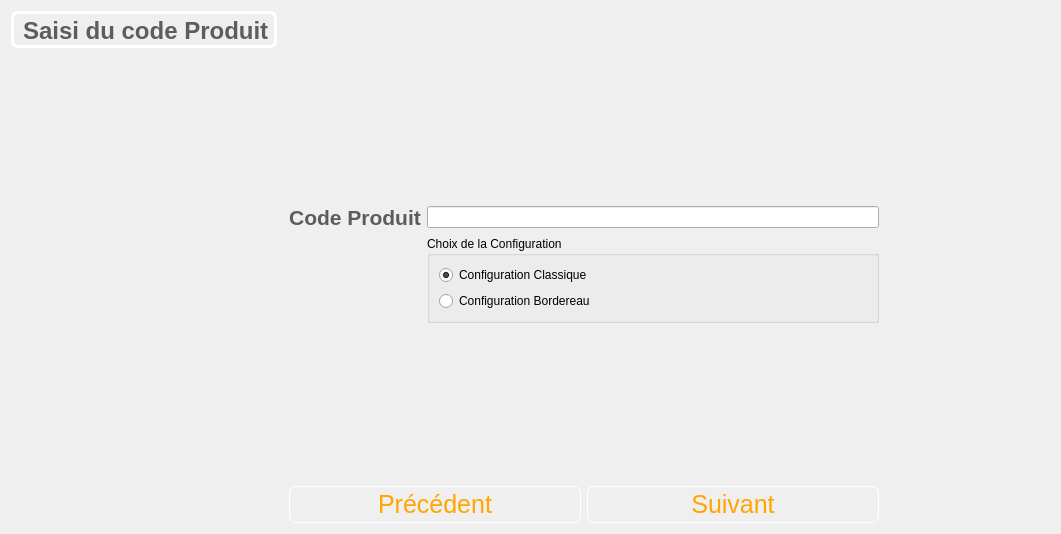
<?xml version="1.0" encoding="UTF-8"?>
<ui version="4.0">
 <class>SaisiCode</class>
 <widget class="QWidget" name="SaisiCode">
  <property name="geometry">
   <rect>
    <x>0</x>
    <y>0</y>
    <width>1061</width>
    <height>534</height>
   </rect>
  </property>
  <property name="windowTitle">
   <string>Form</string>
  </property>
  <property name="styleSheet">
   <string notr="true">#subTitle{
background-color: transparent;
border-width: 3px;
border-color: white;
border-style: solid;
border-radius: 7;
padding: 3px;
font-size: 15px;
padding-left: 5px;
padding-right: 5px;
min-width: 200px;
max-width: 250px;
min-height: 20px;
max-height: 25px;
}



QPushButton {
color: orange;
background-color: transparent;
border-width: 1px;
border-color: white;
border-style: solid;
border-radius: 7;
padding: 3px;
font-size: 25px;
padding-left: 5px;
padding-right: 5px;
min-width: 280px;
max-width: 350px;
min-height: 25px;
max-height: 35px;
}


</string>
  </property>
  <layout class="QGridLayout" name="gridLayout">
   <item row="1" column="0">
    <widget class="QLabel" name="subTitle">
     <property name="text">
      <string>&lt;html&gt;&lt;head/&gt;&lt;body&gt;&lt;p&gt;&lt;span style=&quot; font-size:18pt; font-weight:600; color:#5d5d5d;&quot;&gt;Saisi du code Produit&lt;/span&gt;&lt;/p&gt;&lt;/body&gt;&lt;/html&gt;</string>
     </property>
    </widget>
   </item>
   <item row="1" column="3">
    <spacer name="horizontalSpacer">
     <property name="orientation">
      <enum>Qt::Horizontal</enum>
     </property>
     <property name="sizeHint" stdset="0">
      <size>
       <width>40</width>
       <height>20</height>
      </size>
     </property>
    </spacer>
   </item>
   <item row="3" column="0" colspan="2">
    <spacer name="horizontalSpacer_3">
     <property name="orientation">
      <enum>Qt::Horizontal</enum>
     </property>
     <property name="sizeHint" stdset="0">
      <size>
       <width>40</width>
       <height>20</height>
      </size>
     </property>
    </spacer>
   </item>
   <item row="3" column="3">
    <layout class="QGridLayout" name="gridLayout_2">
     <item row="0" column="1">
      <widget class="QLineEdit" name="codeLine"/>
     </item>
     <item row="0" column="0">
      <widget class="QLabel" name="label">
       <property name="layoutDirection">
        <enum>Qt::RightToLeft</enum>
       </property>
       <property name="text">
        <string>&lt;html&gt;&lt;head/&gt;&lt;body&gt;&lt;p&gt;&lt;span style=&quot; font-size:16pt; font-weight:600; color:#5c5c5c;&quot;&gt;Code Produit&lt;/span&gt;&lt;/p&gt;&lt;/body&gt;&lt;/html&gt;</string>
       </property>
       <property name="alignment">
        <set>Qt::AlignCenter</set>
       </property>
      </widget>
     </item>
     <item row="1" column="1">
      <widget class="QGroupBox" name="groupBox">
       <property name="title">
        <string>Choix de la Configuration</string>
       </property>
       <layout class="QVBoxLayout" name="verticalLayout">
        <item>
         <widget class="QRadioButton" name="classicBouton">
          <property name="text">
           <string>Configuration Classique</string>
          </property>
          <property name="checked">
           <bool>true</bool>
          </property>
         </widget>
        </item>
        <item>
         <widget class="QRadioButton" name="bordBouton">
          <property name="text">
           <string>Configuration Bordereau</string>
          </property>
         </widget>
        </item>
       </layout>
      </widget>
     </item>
    </layout>
   </item>
   <item row="4" column="3">
    <spacer name="verticalSpacer_2">
     <property name="orientation">
      <enum>Qt::Vertical</enum>
     </property>
     <property name="sizeHint" stdset="0">
      <size>
       <width>20</width>
       <height>40</height>
      </size>
     </property>
    </spacer>
   </item>
   <item row="5" column="0">
    <spacer name="horizontalSpacer_4">
     <property name="orientation">
      <enum>Qt::Horizontal</enum>
     </property>
     <property name="sizeHint" stdset="0">
      <size>
       <width>40</width>
       <height>20</height>
      </size>
     </property>
    </spacer>
   </item>
   <item row="3" column="4" colspan="2">
    <spacer name="horizontalSpacer_2">
     <property name="orientation">
      <enum>Qt::Horizontal</enum>
     </property>
     <property name="sizeHint" stdset="0">
      <size>
       <width>40</width>
       <height>20</height>
      </size>
     </property>
    </spacer>
   </item>
   <item row="5" column="5">
    <spacer name="horizontalSpacer_5">
     <property name="orientation">
      <enum>Qt::Horizontal</enum>
     </property>
     <property name="sizeHint" stdset="0">
      <size>
       <width>40</width>
       <height>20</height>
      </size>
     </property>
    </spacer>
   </item>
   <item row="2" column="3">
    <spacer name="verticalSpacer_3">
     <property name="orientation">
      <enum>Qt::Vertical</enum>
     </property>
     <property name="sizeHint" stdset="0">
      <size>
       <width>20</width>
       <height>40</height>
      </size>
     </property>
    </spacer>
   </item>
   <item row="5" column="3">
    <layout class="QHBoxLayout" name="horizontalLayout">
     <item>
      <widget class="QPushButton" name="precBouton">
       <property name="text">
        <string>Précédent</string>
       </property>
      </widget>
     </item>
     <item>
      <widget class="QPushButton" name="suivBouton">
       <property name="text">
        <string>Suivant</string>
       </property>
      </widget>
     </item>
    </layout>
   </item>
   <item row="4" column="4">
    <widget class="QStackedWidget" name="stackedWidget">
     <widget class="QWidget" name="page"/>
     <widget class="QWidget" name="page_2"/>
    </widget>
   </item>
  </layout>
 </widget>
 <resources/>
 <connections/>
</ui>
